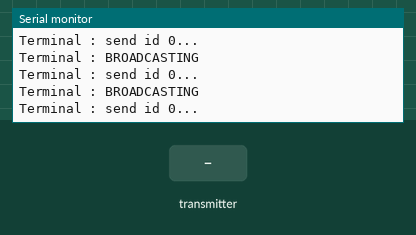
A sketch run on a simulated Arduino Uno, built with avr-gcc and run on an emulated ATmega328P. Parts: the last lines printed to the serial monitor. The test bench sets the inputs (shaded band). No radio packets arrive unless stated.

Above: at 1.2 s.
1.3 s: the transmitter starts sending selected_bike_id = 0
At 1.57 s:
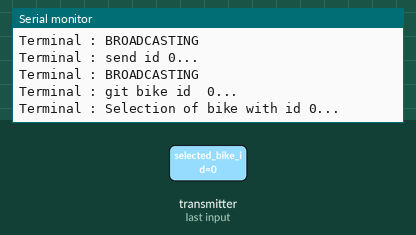
2.8 s: the transmitter starts sending selected_bike_id = 1
At 3.52 s:
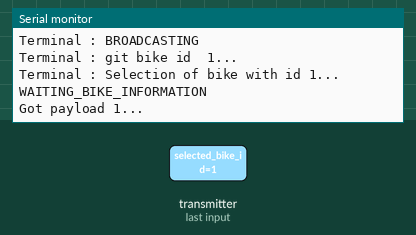

Measured:
- after the input at 1.3 s, the serial monitor: prints a new line after 0.07 s (image 1)
- after the input at 2.8 s, the serial monitor: prints a new line after 0.24 s (image 2)

The sketch:

terminal.ino
```cpp
// (licence header left out)
#include <SPI.h>
#include "nRF24L01.h"
#include "RF24.h"
#include "printf.h"

// Set up nRF24L01 radio on SPI bus plus pins 9 & 10
RF24 radio(9,10);

// Radio pipe addresses for the 2 nodes to communicate.
const uint64_t pipes[2] = { 0xF0F0F0F0E1LL, 0xF0F0F0F0D2LL };

const unsigned int BROADCASTING = 0; // dit qu'elle est libre
//const unsigned int BIKE_DESIGNATION = 1; // dit a un velo qu'elle le choisi
const unsigned int WAITING_BIKE_INFORMATION = 1; // attend les infos du velo

unsigned int mode = BROADCASTING;
unsigned long selected_bike_id;
unsigned int bike_designation_attemp = 0;
unsigned long terminal_id = 0; //borne -> terminal


void setup(void)
{
  Serial.begin(57600);
  printf_begin();
  printf("\n\rROLE: BORNE \n\r");

  //
  // Setup and configure rf radio
  //

  radio.begin();

  // optionally, increase the delay between retries & # of retries
  radio.setRetries(15,15);

  // optionally, reduce the payload size.  seems to
  // improve reliability
  radio.setPayloadSize(8);

  //
  // Open pipes to other nodes for communication
  //

  // This simple sketch opens two pipes for these two nodes to communicate
  // back and forth.
  // Open 'our' pipe for writing
  // Open the 'other' pipe for reading, in position #1 (we can have up to 5 pipes open for reading)

  radio.openWritingPipe(pipes[0]);
  radio.openReadingPipe(1,pipes[1]);

  //
  // Start listening
  //

  radio.startListening();

  //
  // Dump the configuration of the rf unit for debugging
  //

  radio.printDetails();
}

void send_bike_selection_message()
{
  radio.stopListening();

  // Send the final one back.
  radio.write( &selected_bike_id, sizeof(unsigned long) );
  printf("Terminal : Selection of bike with id %lu...\n\r",selected_bike_id);

  // Now, resume listening so we catch the next packets.
  radio.startListening();

  bike_designation_attemp++;
}

void loop(void)
{
  if (mode == BROADCASTING) {
    printf("Terminal : BROADCASTING\n\r");
    if (radio.available()) {
      bool done = false;
      while (!done) {
        done = radio.read( &selected_bike_id, sizeof(unsigned long) );
        // Spew it
        printf("Terminal : git bike id  %lu...\n\r",selected_bike_id);

        mode = WAITING_BIKE_INFORMATION;
        bike_designation_attemp = 0;
        send_bike_selection_message();

        delay(10);
      }
    } else {
      radio.stopListening();

      // Send the final one back.
      radio.write( &terminal_id, sizeof(unsigned long) );
      printf("Terminal : send id %lu...\n\r",terminal_id);

      // Now, resume listening so we catch the next packets.
      radio.startListening();
    }
    delay(20);
  } else {
    printf("WAITING_BIKE_INFORMATION\n\r");
    if ( radio.available() ) {
      unsigned long code;
      bool done = false;
      while (!done) {
        done = radio.read( &code, sizeof(unsigned long) );
        // Spew it
        printf("Got payload %lu...\n\r",code);
        delay(20);
      }

      mode = BROADCASTING;
    } else {
      if(bike_designation_attemp > 5) {
        mode = BROADCASTING;
      } else {
        send_bike_selection_message();
      }
    }
  }
  delay(250);
}
```
